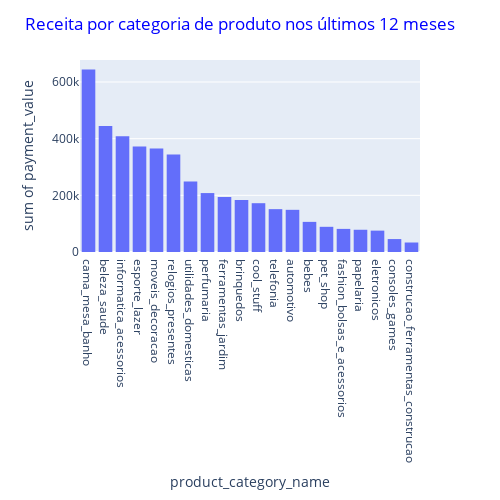

Notebook cell for this chart:
### Markdown cell above
Logo, a categoria com menor receita nos últimos 12 meses foi seguros_e_servicos, com R$0.00.

### Code cell
hist_cat=px.histogram(soma_payments.sort_values(by="payment_value", ascending=False).head(20), x="product_category_name", y="payment_value")
hist_cat.update_layout(width=500,height=500,title_text='Receita por categoria de produto nos últimos 12 meses',
                      title_font_color = 'blue')
hist_cat.show()
#Histograma que representa visualmente os resultados encontrados acima

### Figure 1 — Plotly figure (JSON) as saved in the notebook; plotly's stock layout.template omitted (floating-point values rounded to 4 significant figures)
{"data": [{"alignmentgroup": "True", "bingroup": "x", "histfunc": "sum", "hovertemplate": "product_category_name=%{x}<br>sum of payment_value=%{y}<extra></extra>", "legendgroup": "", "marker": {"color": "#636efa", "pattern": {"shape": ""}}, "name": "", "offsetgroup": "", "orientation": "v", "showlegend": false, "type": "histogram", "x": ["cama_mesa_banho", "beleza_saude", "informatica_acessorios", "esporte_lazer", "moveis_decoracao", "relogios_presentes", "utilidades_domesticas", "perfumaria", "ferramentas_jardim", "brinquedos", "cool_stuff", "telefonia", "automotivo", "bebes", "pet_shop", "fashion_bolsas_e_acessorios", "papelaria", "eletronicos", "consoles_games", "construcao_ferramentas_construcao"], "xaxis": "x", "y": [643800.0, 444900.0, 408400.0, 372500.0, 365500.0, 343700.0, 248600.0, 208000.0, 194100.0, 183600.0, 172200.0, 151200.0, 148900.0, 106332, 88890.0, 81570.0, 78480.0, 75420.0, 45660.0, 33530.0], "yaxis": "y"}], "layout": {"barmode": "relative", "height": 500, "legend": {"tracegroupgap": 0}, "margin": {"t": 60}, "title": {"font": {"color": "blue"}, "text": "Receita por categoria de produto nos últimos 12 meses"}, "width": 500, "xaxis": {"anchor": "y", "domain": [0, 1], "title": {"text": "product_category_name"}}, "yaxis": {"anchor": "x", "domain": [0, 1], "title": {"text": "sum of payment_value"}}}}
